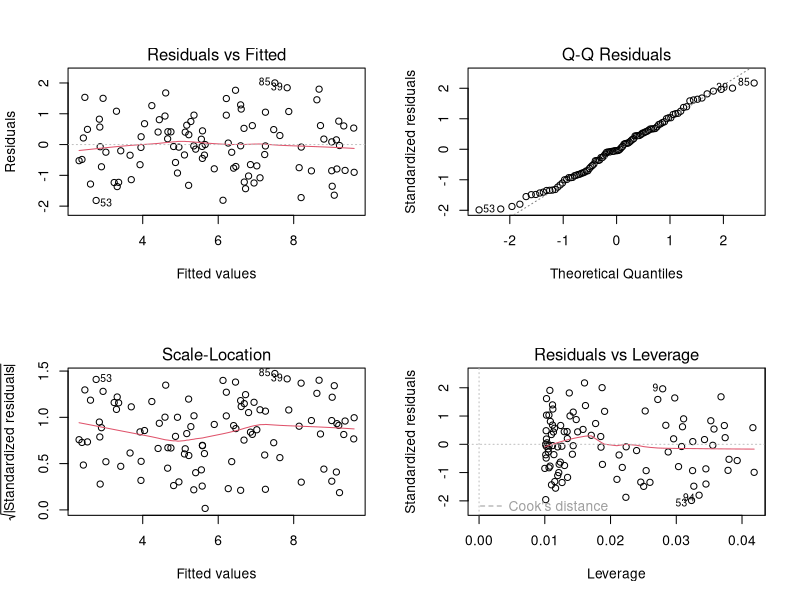
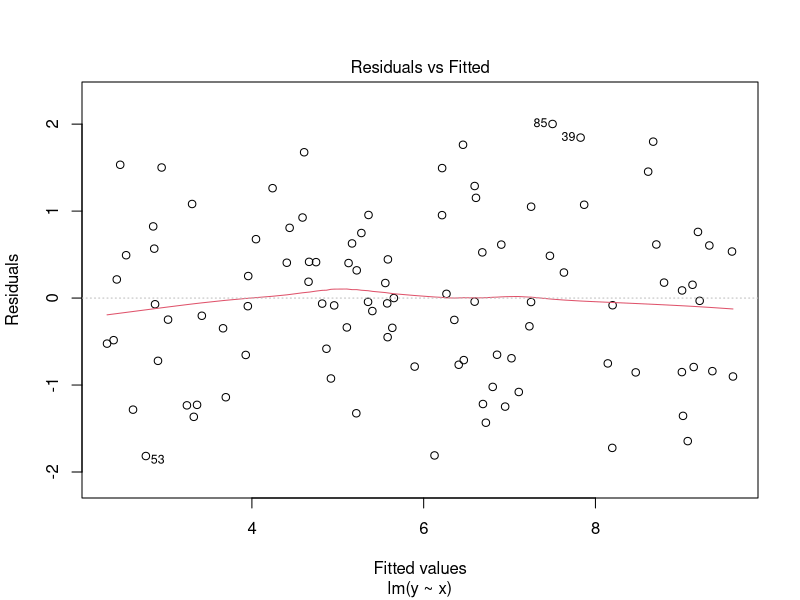
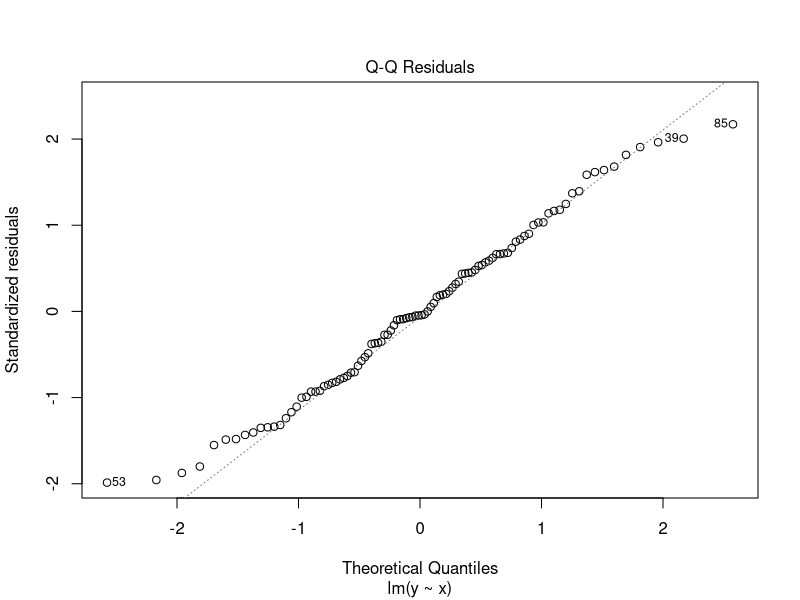
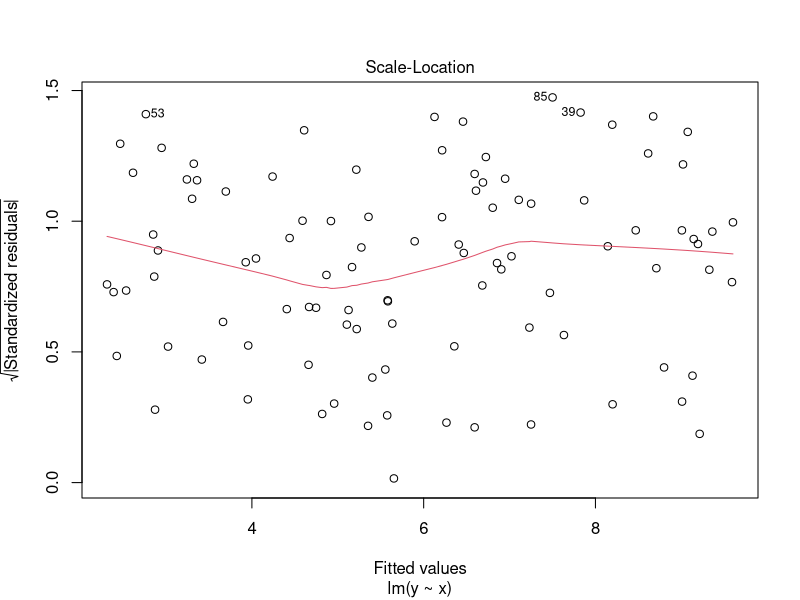
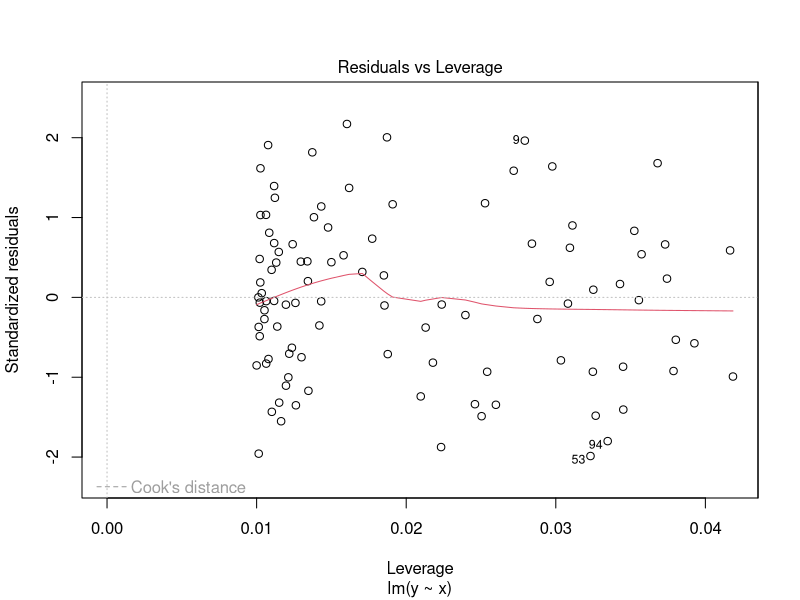
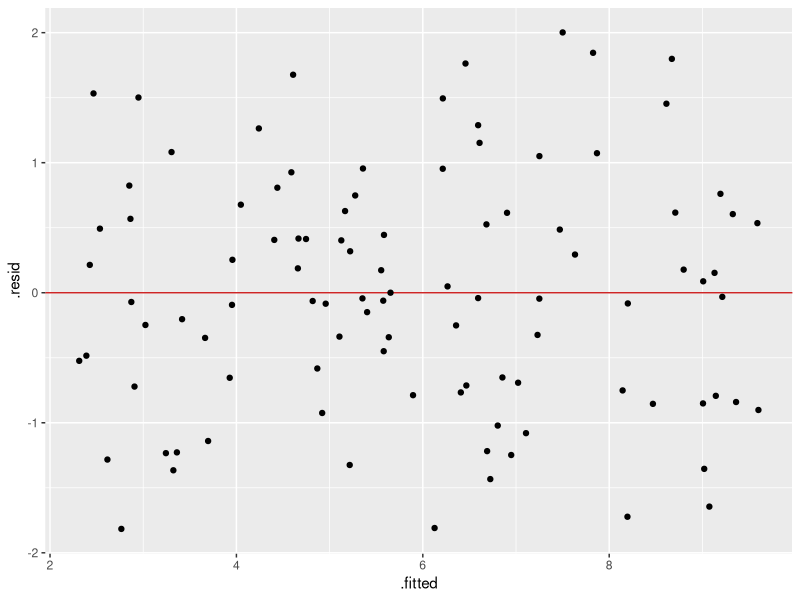
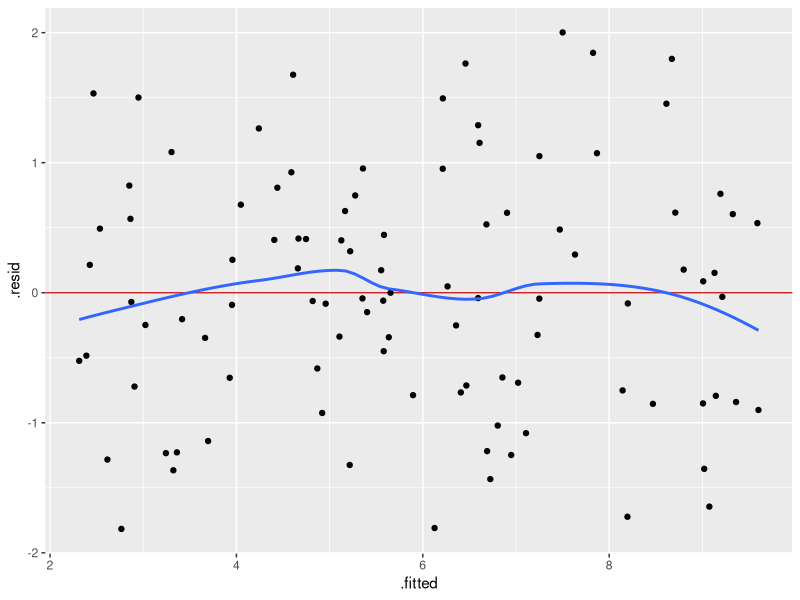
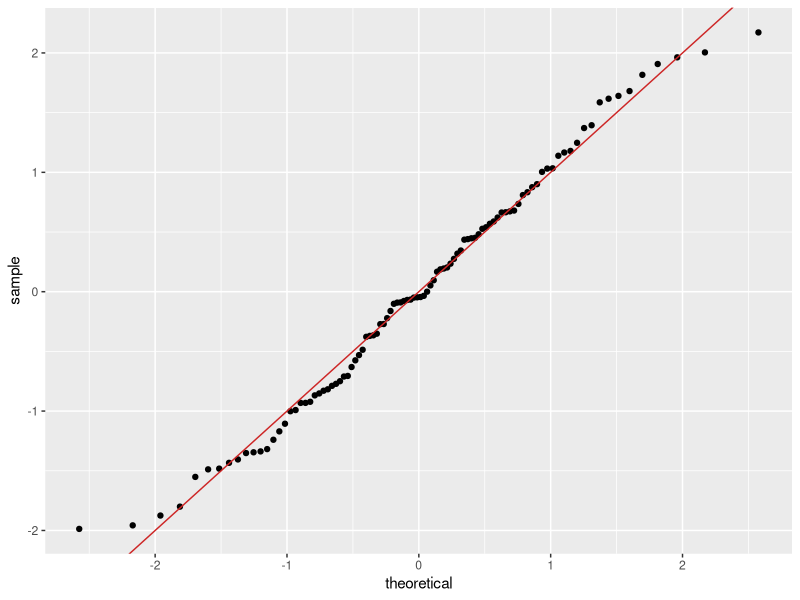

Recreate these plots in R, in order.
## ---- chunk 1
set.seed(13)
x = runif(n = 100, min = 0, max = 10)
y = 2 + 0.8*x + rnorm(n = 100, mean = 0, sd = 1)
mydata = data.frame(x,y)
## ---- chunk 2
mylinreg = lm(y ~ x, data = mydata)
## ---- chunk 3
summary(mylinreg)
## ---- chunk 4
par(mfrow = c(2, 2))
plot(mylinreg)
par(mfrow = c(1, 1))
## ---- chunk 5
plot(mylinreg, which = 1)
## ---- chunk 6
plot(mylinreg, which = 2)
## ---- chunk 7
plot(mylinreg, which = 3)
## ---- chunk 8
plot(mylinreg, which = 5)
## ---- chunk 9
library(ggplot2)
myfortdata = fortify(mylinreg)
head(myfortdata)
## ---- chunk 10
ggplot(data = myfortdata, aes(x = .fitted, y = .resid)) +
  geom_hline(yintercept = 0, colour = "firebrick3") +
  geom_point() 
## ---- chunk 11
ggplot(data = myfortdata, aes(x = .fitted, y = .resid)) +
  geom_hline(yintercept = 0, colour = "firebrick3") +
  geom_point() +
  geom_smooth(se = FALSE)
## ---- chunk 12
ggplot(data = myfortdata, aes(sample = .stdresid)) +
  stat_qq() +
  geom_abline(colour = "firebrick3")
## ---- chunk 13
ggplot(data = myfortdata, aes(x = .fitted, y = .stdresid)) +
  geom_hline(yintercept = 0, colour = "firebrick3") +
  geom_point() 
## ---- chunk 14
ggplot(data = myfortdata, aes(x = .hat, y = .stdresid)) +
  geom_point() +
  geom_smooth(se = FALSE) 
## ---- chunk 15
# Start with a scatter plot of your data
ggplot(data = myfortdata, aes(x = x, y = y)) +
  geom_point() 
## ---- chunk 16
# Explore the relationship using "loess"
ggplot(data = myfortdata, aes(x = x, y = y)) +
  geom_point() +
  stat_smooth(method = "loess", se = FALSE) 
## ---- chunk 17
# Add a regression line 
ggplot(data = myfortdata, aes(x = x, y = y)) +
  geom_point() +
  stat_smooth(method = "lm", formula = y ~ x, se = FALSE)
## ---- chunk 18
# Adding observation number
ggplot(data = myfortdata, aes(x = .fitted, y = .resid)) +
  geom_hline(yintercept = 0, colour = "firebrick3") +
  geom_text(label = rownames(myfortdata))
## ---- chunk 19
# Points size reflecting Cook's distance
ggplot(data = myfortdata, aes(x = .fitted, y = .resid, size = .cooksd)) +
  geom_hline(yintercept = 0, colour = "firebrick3") +
  geom_point() +
  scale_size_area("Cook’s distance") 
## ---- chunk 20
# Residuals vs. leverages with observation number
ggplot(data = myfortdata, aes(x = .hat, y = .stdresid)) +
  geom_point() +
  geom_smooth(se = FALSE) +
  geom_text(label = rownames(myfortdata), size = 4) +
  geom_hline(yintercept = 2, lty = "dotted", colour = "slateblue1") +
  geom_hline(yintercept = -2, lty = "dotted", colour = "slateblue1") 
## ---- chunk 21
mylinreg2 = lm(poptotal ~ popwhite + popblack, data = midwest)
summary(mylinreg2)
## ---- chunk 22
myfortdata2 = fortify(mylinreg2)
ggplot(data = myfortdata2, aes(x = popwhite, y = poptotal)) +
  geom_point() +
  stat_smooth(method = "loess", se = FALSE)
## ---- chunk 23
ggplot(data = myfortdata2, aes(x = popwhite, y = poptotal)) +
  geom_point() +
  stat_smooth(method = "lm", formula = y ~ x + I(x^2), colour = "red", se = FALSE) +
  stat_smooth(method = "lm", formula = y ~ x + I(x^2) + I(x^3), colour = "blue", se = FALSE)
## ---- chunk 24
par(mfrow = c(2, 2))
plot(mylinreg2)
par(mfrow = c(1, 1))
## ---- chunk 25
ggplot(data = myfortdata2, aes(x = .fitted, y = .resid)) +
  geom_hline(yintercept = 0, colour = "firebrick3") +
  geom_point() 
## ---- chunk 26
ggplot(data = myfortdata2, aes(sample = .stdresid)) +
  stat_qq() +
  geom_abline(colour = "firebrick3")
## ---- chunk 27
ggplot(data = myfortdata2, aes(x = .fitted, y = .stdresid)) +
  geom_hline(yintercept = 0, colour = "firebrick3") +
  geom_point() 
## ---- chunk 28
ggplot(data = myfortdata2, aes(x = .hat, y = .stdresid)) +
  geom_point() +
  geom_smooth(se = FALSE)
## ---- chunk 29
data(iris)
summary(iris)
## ---- chunk 30
# Scatter plot and smoother
ggplot(data = iris, aes(x = Petal.Length, y = Sepal.Length)) +
  geom_point() +
  stat_smooth(method = "loess", se = FALSE)
## ---- chunk 31
# Faceting by Species
ggplot(data = iris, aes(x = Petal.Length, y = Sepal.Length)) +
  geom_point() +
  stat_smooth(method = "loess", se = FALSE) +
  facet_wrap( ~ Species)
## ---- chunk 32
# Pattern within each group in the same graph
ggplot(data = iris, aes(x = Petal.Length, y = Sepal.Length, colour = factor(Species))) +
  geom_point() +
  stat_smooth(method = "loess", se = FALSE)
## ---- chunk 33
library(nlme)
data(BodyWeight)
summary(BodyWeight)
## ---- chunk 34
# Scatter plot and smoother
ggplot(data = BodyWeight, aes(x = Time, y = weight)) +
  geom_point() +
  stat_smooth(method = "loess", se = FALSE)
## ---- chunk 35
# Individual trajectories over time
ggplot(data = BodyWeight, aes(x = Time, y = weight, group = Rat)) +
  geom_point() +
  geom_line()
## ---- chunk 36
# Faceting by Rat
ggplot(data = BodyWeight, aes(x = Time, y = weight, group = Rat)) +
  geom_point() +
  geom_line() +
  facet_wrap( ~ Rat, ncol = 4)
## ---- chunk 37
# Observed mean over time for all the data
ggplot(data = BodyWeight, aes(x = Time, y = weight)) +
  geom_point() +
  stat_summary(fun.y = mean, geom="line", colour = "red")
## ---- chunk 38
# Observed mean over time by Diet
ggplot(data = BodyWeight, aes(x = Time, y = weight)) +
  geom_point() +
  stat_summary(fun.y = mean, geom="line", colour = "red") +
  facet_wrap( ~ Diet)
